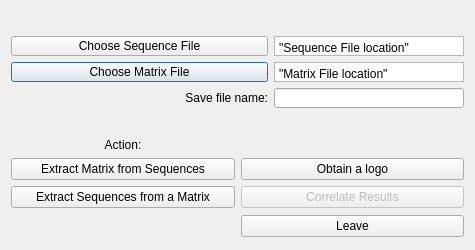
<?xml version="1.0" encoding="UTF-8"?>
<ui version="4.0">
 <class>Window</class>
 <widget class="QDialog" name="Window">
  <property name="geometry">
   <rect>
    <x>0</x>
    <y>0</y>
    <width>475</width>
    <height>250</height>
   </rect>
  </property>
  <property name="minimumSize">
   <size>
    <width>475</width>
    <height>250</height>
   </size>
  </property>
  <property name="windowTitle">
   <string>genom-2</string>
  </property>
  <property name="toolTip">
   <string/>
  </property>
  <layout class="QGridLayout" name="gridLayout_3">
   <item row="0" column="0">
    <spacer name="verticalSpacer_2">
     <property name="orientation">
      <enum>Qt::Vertical</enum>
     </property>
     <property name="sizeHint" stdset="0">
      <size>
       <width>20</width>
       <height>40</height>
      </size>
     </property>
    </spacer>
   </item>
   <item row="2" column="0">
    <spacer name="verticalSpacer">
     <property name="orientation">
      <enum>Qt::Vertical</enum>
     </property>
     <property name="sizeHint" stdset="0">
      <size>
       <width>20</width>
       <height>40</height>
      </size>
     </property>
    </spacer>
   </item>
   <item row="1" column="0" colspan="2">
    <layout class="QGridLayout" name="gridLayout">
     <item row="4" column="0">
      <widget class="QLabel" name="label">
       <property name="layoutDirection">
        <enum>Qt::LeftToRight</enum>
       </property>
       <property name="text">
        <string>Save file name:</string>
       </property>
       <property name="alignment">
        <set>Qt::AlignRight|Qt::AlignTrailing|Qt::AlignVCenter</set>
       </property>
      </widget>
     </item>
     <item row="2" column="0">
      <widget class="QPushButton" name="buttonMatrix">
       <property name="minimumSize">
        <size>
         <width>200</width>
         <height>20</height>
        </size>
       </property>
       <property name="text">
        <string>Choose Matrix File</string>
       </property>
      </widget>
     </item>
     <item row="4" column="1">
      <widget class="QLineEdit" name="editFileName">
       <property name="sizePolicy">
        <sizepolicy hsizetype="Expanding" vsizetype="Expanding">
         <horstretch>0</horstretch>
         <verstretch>0</verstretch>
        </sizepolicy>
       </property>
       <property name="maximumSize">
        <size>
         <width>190</width>
         <height>20</height>
        </size>
       </property>
      </widget>
     </item>
     <item row="2" column="1">
      <widget class="QTextBrowser" name="showMatrixLocation">
       <property name="maximumSize">
        <size>
         <width>190</width>
         <height>20</height>
        </size>
       </property>
       <property name="toolTip">
        <string>&lt;html&gt;&lt;head/&gt;&lt;body&gt;&lt;p&gt;Once you have chosen your matrix file, its location will be shown here.&lt;/p&gt;&lt;/body&gt;&lt;/html&gt;</string>
       </property>
       <property name="verticalScrollBarPolicy">
        <enum>Qt::ScrollBarAlwaysOff</enum>
       </property>
       <property name="horizontalScrollBarPolicy">
        <enum>Qt::ScrollBarAsNeeded</enum>
       </property>
       <property name="html">
        <string>&lt;!DOCTYPE HTML PUBLIC &quot;-//W3C//DTD HTML 4.0//EN&quot; &quot;http://www.w3.org/TR/REC-html40/strict.dtd&quot;&gt;
&lt;html&gt;&lt;head&gt;&lt;meta name=&quot;qrichtext&quot; content=&quot;1&quot; /&gt;&lt;style type=&quot;text/css&quot;&gt;
p, li { white-space: pre-wrap; }
&lt;/style&gt;&lt;/head&gt;&lt;body style=&quot; font-family:'Sans Serif'; font-size:9pt; font-weight:400; font-style:normal;&quot;&gt;
&lt;p style=&quot; margin-top:0px; margin-bottom:0px; margin-left:0px; margin-right:0px; -qt-block-indent:0; text-indent:0px;&quot;&gt;&amp;quot;Matrix File location&amp;quot;&lt;/p&gt;&lt;/body&gt;&lt;/html&gt;</string>
       </property>
      </widget>
     </item>
     <item row="0" column="0">
      <widget class="QPushButton" name="buttonFasta">
       <property name="minimumSize">
        <size>
         <width>200</width>
         <height>20</height>
        </size>
       </property>
       <property name="text">
        <string>Choose Sequence File</string>
       </property>
      </widget>
     </item>
     <item row="0" column="1">
      <widget class="QTextBrowser" name="showFastaLocation">
       <property name="maximumSize">
        <size>
         <width>190</width>
         <height>20</height>
        </size>
       </property>
       <property name="toolTip">
        <string>Once you have chosen your sequence file, its location will be shown here.</string>
       </property>
       <property name="verticalScrollBarPolicy">
        <enum>Qt::ScrollBarAlwaysOff</enum>
       </property>
       <property name="horizontalScrollBarPolicy">
        <enum>Qt::ScrollBarAsNeeded</enum>
       </property>
       <property name="html">
        <string>&lt;!DOCTYPE HTML PUBLIC &quot;-//W3C//DTD HTML 4.0//EN&quot; &quot;http://www.w3.org/TR/REC-html40/strict.dtd&quot;&gt;
&lt;html&gt;&lt;head&gt;&lt;meta name=&quot;qrichtext&quot; content=&quot;1&quot; /&gt;&lt;style type=&quot;text/css&quot;&gt;
p, li { white-space: pre-wrap; }
&lt;/style&gt;&lt;/head&gt;&lt;body style=&quot; font-family:'Sans Serif'; font-size:9pt; font-weight:400; font-style:normal;&quot;&gt;
&lt;p style=&quot; margin-top:0px; margin-bottom:0px; margin-left:0px; margin-right:0px; -qt-block-indent:0; text-indent:0px;&quot;&gt;&amp;quot;Sequence File location&amp;quot;&lt;/p&gt;&lt;/body&gt;&lt;/html&gt;</string>
       </property>
      </widget>
     </item>
    </layout>
   </item>
   <item row="3" column="0" colspan="2">
    <layout class="QGridLayout" name="gridLayout_2">
     <item row="0" column="0">
      <widget class="QLabel" name="label_2">
       <property name="text">
        <string>Action:</string>
       </property>
       <property name="alignment">
        <set>Qt::AlignCenter</set>
       </property>
      </widget>
     </item>
     <item row="7" column="0">
      <spacer name="verticalSpacer_3">
       <property name="orientation">
        <enum>Qt::Vertical</enum>
       </property>
       <property name="sizeHint" stdset="0">
        <size>
         <width>20</width>
         <height>40</height>
        </size>
       </property>
      </spacer>
     </item>
     <item row="7" column="1">
      <widget class="QPushButton" name="buttonLeave">
       <property name="minimumSize">
        <size>
         <width>200</width>
         <height>20</height>
        </size>
       </property>
       <property name="text">
        <string>Leave</string>
       </property>
      </widget>
     </item>
     <item row="2" column="0">
      <widget class="QPushButton" name="buttonSequenceFromMatrix">
       <property name="minimumSize">
        <size>
         <width>200</width>
         <height>20</height>
        </size>
       </property>
       <property name="maximumSize">
        <size>
         <width>250</width>
         <height>16777215</height>
        </size>
       </property>
       <property name="toolTip">
        <string>&lt;html&gt;&lt;head/&gt;&lt;body&gt;&lt;p&gt;Calculates all binding positions of a protein from a probability matrix on a given nucleotide sequence.&lt;/p&gt;&lt;p&gt;The binding positions will be saved in an output file, whose name you have to choose.&lt;/p&gt;&lt;/body&gt;&lt;/html&gt;</string>
       </property>
       <property name="text">
        <string>Extract Sequences from a Matrix</string>
       </property>
      </widget>
     </item>
     <item row="1" column="0">
      <widget class="QPushButton" name="buttonMatrixFromSequence">
       <property name="maximumSize">
        <size>
         <width>250</width>
         <height>16777215</height>
        </size>
       </property>
       <property name="toolTip">
        <string>&lt;html&gt;&lt;head/&gt;&lt;body&gt;&lt;p&gt;Obtain a probability weigth matrix from multiple sequences, stored in a fasta file.&lt;/p&gt;&lt;p&gt;The results will be saved in a file named after the chosen name.&lt;/p&gt;&lt;/body&gt;&lt;/html&gt;</string>
       </property>
       <property name="text">
        <string>Extract Matrix from Sequences</string>
       </property>
      </widget>
     </item>
     <item row="1" column="1">
      <widget class="QPushButton" name="buttonLogo">
       <property name="minimumSize">
        <size>
         <width>200</width>
         <height>20</height>
        </size>
       </property>
       <property name="maximumSize">
        <size>
         <width>250</width>
         <height>16777215</height>
        </size>
       </property>
       <property name="toolTip">
        <string>&lt;html&gt;&lt;head/&gt;&lt;body&gt;&lt;p&gt;Obtain a logo from a probability matrix.&lt;/p&gt;&lt;p&gt;It will be saved to yourlogo.png in the genom-2 directory.&lt;/p&gt;&lt;/body&gt;&lt;/html&gt;</string>
       </property>
       <property name="text">
        <string>Obtain a logo</string>
       </property>
      </widget>
     </item>
     <item row="2" column="1">
      <widget class="QPushButton" name="buttonCorrelate">
       <property name="enabled">
        <bool>false</bool>
       </property>
       <property name="toolTip">
        <string>Not implemented algorithmically</string>
       </property>
       <property name="text">
        <string>Correlate Results</string>
       </property>
      </widget>
     </item>
    </layout>
   </item>
  </layout>
 </widget>
 <resources/>
 <connections/>
</ui>
